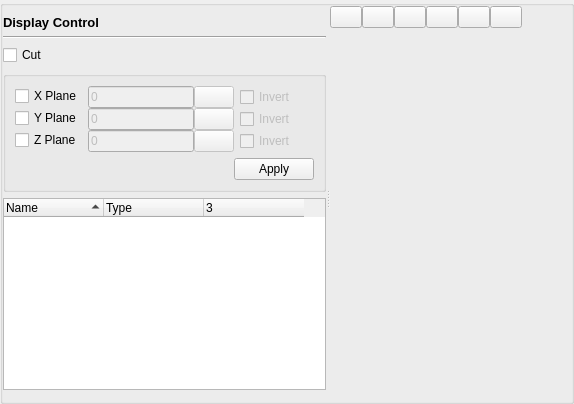
         <widget class="QGroupBox" name="groupBox_24">
          <property name="sizePolicy">
           <sizepolicy hsizetype="Expanding" vsizetype="Preferred">
            <horstretch>0</horstretch>
            <verstretch>0</verstretch>
           </sizepolicy>
          </property>
          <layout class="QVBoxLayout" name="verticalLayout_24">
           <property name="leftMargin">
            <number>0</number>
           </property>
           <property name="topMargin">
            <number>0</number>
           </property>
           <item>
            <widget class="QSplitter" name="renderingSplitter">
             <property name="sizePolicy">
              <sizepolicy hsizetype="Preferred" vsizetype="Preferred">
               <horstretch>0</horstretch>
               <verstretch>0</verstretch>
              </sizepolicy>
             </property>
             <property name="orientation">
              <enum>Qt::Horizontal</enum>
             </property>
             <widget class="QWidget" name="displayControl" native="true">
              <property name="minimumSize">
               <size>
                <width>0</width>
                <height>0</height>
               </size>
              </property>
              <layout class="QVBoxLayout" name="verticalLayout_3">
               <property name="topMargin">
                <number>9</number>
               </property>
               <property name="bottomMargin">
                <number>0</number>
               </property>
               <item>
                <widget class="QLabel" name="label_61">
                 <property name="font">
                  <font>
                   <pointsize>10</pointsize>
                   <bold>true</bold>
                  </font>
                 </property>
                 <property name="text">
                  <string>Display Control</string>
                 </property>
                </widget>
               </item>
               <item>
                <widget class="Line" name="line_10">
                 <property name="orientation">
                  <enum>Qt::Horizontal</enum>
                 </property>
                </widget>
               </item>
               <item>
                <widget class="QWidget" name="cutTool" native="true">
                 <layout class="QVBoxLayout" name="verticalLayout_7">
                  <property name="spacing">
                   <number>6</number>
                  </property>
                  <property name="leftMargin">
                   <number>0</number>
                  </property>
                  <property name="topMargin">
                   <number>0</number>
                  </property>
                  <property name="rightMargin">
                   <number>0</number>
                  </property>
                  <property name="bottomMargin">
                   <number>0</number>
                  </property>
                  <item>
                   <widget class="FolderHeader" name="cutHeader">
                    <property name="sizePolicy">
                     <sizepolicy hsizetype="Expanding" vsizetype="Fixed">
                      <horstretch>0</horstretch>
                      <verstretch>0</verstretch>
                     </sizepolicy>
                    </property>
                    <property name="font">
                     <font>
                      <bold>false</bold>
                     </font>
                    </property>
                    <property name="text">
                     <string>Cut</string>
                    </property>
                    <property name="checked">
                     <bool>false</bool>
                    </property>
                   </widget>
                  </item>
                  <item>
                   <widget class="QGroupBox" name="cut">
                    <layout class="QVBoxLayout" name="verticalLayout_21">
                     <item>
                      <widget class="QWidget" name="widget_8" native="true">
                       <layout class="QFormLayout" name="formLayout_2">
                        <property name="verticalSpacing">
                         <number>0</number>
                        </property>
                        <property name="leftMargin">
                         <number>0</number>
                        </property>
                        <property name="topMargin">
                         <number>0</number>
                        </property>
                        <property name="bottomMargin">
                         <number>0</number>
                        </property>
                        <item row="0" column="0">
                         <widget class="QCheckBox" name="cutX">
                          <property name="text">
                           <string>X Plane</string>
                          </property>
                         </widget>
                        </item>
                        <item row="0" column="1">
                         <widget class="QWidget" name="cutXPlane" native="true">
                          <property name="enabled">
                           <bool>false</bool>
                          </property>
                          <layout class="QHBoxLayout" name="horizontalLayout_6">
                           <property name="leftMargin">
                            <number>0</number>
                           </property>
                           <property name="topMargin">
                            <number>0</number>
                           </property>
                           <property name="rightMargin">
                            <number>9</number>
                           </property>
                           <property name="bottomMargin">
                            <number>0</number>
                           </property>
                           <item>
                            <widget class="QWidget" name="widget_10" native="true">
                             <layout class="QHBoxLayout" name="horizontalLayout_20">
                              <property name="spacing">
                               <number>0</number>
                              </property>
                              <property name="leftMargin">
                               <number>0</number>
                              </property>
                              <property name="topMargin">
                               <number>0</number>
                              </property>
                              <property name="rightMargin">
                               <number>0</number>
                              </property>
                              <property name="bottomMargin">
                               <number>0</number>
                              </property>
                              <item>
                               <widget class="QLineEdit" name="xCutPlane">
                                <property name="sizePolicy">
                                 <sizepolicy hsizetype="Preferred" vsizetype="Fixed">
                                  <horstretch>0</horstretch>
                                  <verstretch>0</verstretch>
                                 </sizepolicy>
                                </property>
                                <property name="text">
                                 <string>0</string>
                                </property>
                               </widget>
                              </item>
                              <item>
                               <widget class="QPushButton" name="xPlaneHandle">
                                <property name="text">
                                 <string/>
                                </property>
                                <property name="icon">
                                 <iconset resource="../../../resource.qrc">
                                  <normaloff>:/graphicsIcons/planeHandle.svg</normaloff>:/graphicsIcons/planeHandle.svg</iconset>
                                </property>
                                <property name="checkable">
                                 <bool>true</bool>
                                </property>
                                <attribute name="buttonGroup">
                                 <string notr="true">cutHandles</string>
                                </attribute>
                               </widget>
                              </item>
                             </layout>
                            </widget>
                           </item>
                           <item>
                            <widget class="QCheckBox" name="xCutInvert">
                             <property name="text">
                              <string>Invert</string>
                             </property>
                            </widget>
                           </item>
                          </layout>
                         </widget>
                        </item>
                        <item row="1" column="0">
                         <widget class="QCheckBox" name="cutY">
                          <property name="text">
                           <string>Y Plane</string>
                          </property>
                         </widget>
                        </item>
                        <item row="1" column="1">
                         <widget class="QWidget" name="cutYPlane" native="true">
                          <property name="enabled">
                           <bool>false</bool>
                          </property>
                          <layout class="QHBoxLayout" name="horizontalLayout_7">
                           <property name="leftMargin">
                            <number>0</number>
                           </property>
                           <property name="topMargin">
                            <number>0</number>
                           </property>
                           <property name="rightMargin">
                            <number>9</number>
                           </property>
                           <property name="bottomMargin">
                            <number>0</number>
                           </property>
                           <item>
                            <widget class="QWidget" name="widget_21" native="true">
                             <layout class="QHBoxLayout" name="horizontalLayout_21">
                              <property name="spacing">
                               <number>0</number>
                              </property>
                              <property name="leftMargin">
                               <number>0</number>
                              </property>
                              <property name="topMargin">
                               <number>0</number>
                              </property>
                              <property name="rightMargin">
                               <number>0</number>
                              </property>
                              <property name="bottomMargin">
                               <number>0</number>
                              </property>
                              <item>
                               <widget class="QLineEdit" name="yCutPlane">
                                <property name="sizePolicy">
                                 <sizepolicy hsizetype="Preferred" vsizetype="Fixed">
                                  <horstretch>0</horstretch>
                                  <verstretch>0</verstretch>
                                 </sizepolicy>
                                </property>
                                <property name="text">
                                 <string>0</string>
                                </property>
                               </widget>
                              </item>
                              <item>
                               <widget class="QPushButton" name="yPlaneHandle">
                                <property name="text">
                                 <string/>
                                </property>
                                <property name="icon">
                                 <iconset resource="../../../resource.qrc">
                                  <normaloff>:/graphicsIcons/planeHandle.svg</normaloff>:/graphicsIcons/planeHandle.svg</iconset>
                                </property>
                                <property name="checkable">
                                 <bool>true</bool>
                                </property>
                                <attribute name="buttonGroup">
                                 <string notr="true">cutHandles</string>
                                </attribute>
                               </widget>
                              </item>
                             </layout>
                            </widget>
                           </item>
                           <item>
                            <widget class="QCheckBox" name="yCutInvert">
                             <property name="text">
                              <string>Invert</string>
                             </property>
                            </widget>
                           </item>
                          </layout>
                         </widget>
                        </item>
                        <item row="2" column="0">
                         <widget class="QCheckBox" name="cutZ">
                          <property name="text">
                           <string>Z Plane</string>
                          </property>
                         </widget>
                        </item>
                        <item row="2" column="1">
                         <widget class="QWidget" name="cutZPlane" native="true">
                          <property name="enabled">
                           <bool>false</bool>
                          </property>
                          <layout class="QHBoxLayout" name="horizontalLayout_8">
                           <property name="leftMargin">
                            <number>0</number>
                           </property>
                           <property name="topMargin">
                            <number>0</number>
                           </property>
                           <property name="rightMargin">
                            <number>9</number>
                           </property>
                           <property name="bottomMargin">
                            <number>0</number>
                           </property>
                           <item>
                            <widget class="QWidget" name="widget_24" native="true">
                             <layout class="QHBoxLayout" name="horizontalLayout_22">
                              <property name="spacing">
                               <number>0</number>
                              </property>
                              <property name="leftMargin">
                               <number>0</number>
                              </property>
                              <property name="topMargin">
                               <number>0</number>
                              </property>
                              <property name="rightMargin">
                               <number>0</number>
                              </property>
                              <property name="bottomMargin">
                               <number>0</number>
                              </property>
                              <item>
                               <widget class="QLineEdit" name="zCutPlane">
                                <property name="sizePolicy">
                                 <sizepolicy hsizetype="Preferred" vsizetype="Fixed">
                                  <horstretch>0</horstretch>
                                  <verstretch>0</verstretch>
                                 </sizepolicy>
                                </property>
                                <property name="text">
                                 <string>0</string>
                                </property>
                               </widget>
                              </item>
                              <item>
                               <widget class="QPushButton" name="zPlaneHandle">
                                <property name="text">
                                 <string/>
                                </property>
                                <property name="icon">
                                 <iconset resource="../../../resource.qrc">
                                  <normaloff>:/graphicsIcons/planeHandle.svg</normaloff>:/graphicsIcons/planeHandle.svg</iconset>
                                </property>
                                <property name="checkable">
                                 <bool>true</bool>
                                </property>
                                <attribute name="buttonGroup">
                                 <string notr="true">cutHandles</string>
                                </attribute>
                               </widget>
                              </item>
                             </layout>
                            </widget>
                           </item>
                           <item>
                            <widget class="QCheckBox" name="zCutInvert">
                             <property name="text">
                              <string>Invert</string>
                             </property>
                            </widget>
                           </item>
                          </layout>
                         </widget>
                        </item>
                       </layout>
                      </widget>
                     </item>
                     <item>
                      <widget class="QWidget" name="widget_6" native="true">
                       <layout class="QHBoxLayout" name="horizontalLayout_19">
                        <property name="topMargin">
                         <number>0</number>
                        </property>
                        <property name="rightMargin">
                         <number>0</number>
                        </property>
                        <property name="bottomMargin">
                         <number>0</number>
                        </property>
                        <item>
                         <spacer name="horizontalSpacer_5">
                          <property name="orientation">
                           <enum>Qt::Horizontal</enum>
                          </property>
                          <property name="sizeHint" stdset="0">
                           <size>
                            <width>0</width>
                            <height>20</height>
                           </size>
                          </property>
                         </spacer>
                        </item>
                        <item>
                         <widget class="QPushButton" name="cutApply">
                          <property name="text">
                           <string>Apply</string>
                          </property>
                         </widget>
                        </item>
                       </layout>
                      </widget>
                     </item>
                    </layout>
                   </widget>
                  </item>
                 </layout>
                </widget>
               </item>
               <item>
                <widget class="QTreeWidget" name="actors">
                 <property name="contextMenuPolicy">
                  <enum>Qt::CustomContextMenu</enum>
                 </property>
                 <property name="editTriggers">
                  <set>QAbstractItemView::NoEditTriggers</set>
                 </property>
                 <property name="selectionMode">
                  <enum>QAbstractItemView::ExtendedSelection</enum>
                 </property>
                 <property name="sortingEnabled">
                  <bool>true</bool>
                 </property>
                 <property name="columnCount">
                  <number>3</number>
                 </property>
                 <attribute name="headerVisible">
                  <bool>true</bool>
                 </attribute>
                 <attribute name="headerStretchLastSection">
                  <bool>false</bool>
                 </attribute>
                 <column>
                  <property name="text">
                   <string>Name</string>
                  </property>
                 </column>
                 <column>
                  <property name="text">
                   <string>Type</string>
                  </property>
                 </column>
                 <column>
                  <property name="text">
                   <string/>
                  </property>
                 </column>
                </widget>
               </item>
              </layout>
             </widget>
             <widget class="QWidget" name="widget_2" native="true">
              <property name="sizePolicy">
               <sizepolicy hsizetype="Expanding" vsizetype="Preferred">
                <horstretch>0</horstretch>
                <verstretch>0</verstretch>
               </sizepolicy>
              </property>
              <layout class="QVBoxLayout" name="verticalLayout">
               <property name="spacing">
                <number>0</number>
               </property>
               <property name="leftMargin">
                <number>0</number>
               </property>
               <property name="topMargin">
                <number>0</number>
               </property>
               <property name="rightMargin">
                <number>0</number>
               </property>
               <property name="bottomMargin">
                <number>0</number>
               </property>
               <item>
                <widget class="QWidget" name="toolbar" native="true">
                 <property name="sizePolicy">
                  <sizepolicy hsizetype="Expanding" vsizetype="Minimum">
                   <horstretch>0</horstretch>
                   <verstretch>0</verstretch>
                  </sizepolicy>
                 </property>
                 <layout class="QHBoxLayout" name="horizontalLayout">
                  <property name="spacing">
                   <number>0</number>
                  </property>
                  <property name="leftMargin">
                   <number>0</number>
                  </property>
                  <property name="topMargin">
                   <number>0</number>
                  </property>
                  <property name="rightMargin">
                   <number>0</number>
                  </property>
                  <property name="bottomMargin">
                   <number>0</number>
                  </property>
                  <item>
                   <widget class="FlatPushButton" name="axis">
                    <property name="maximumSize">
                     <size>
                      <width>32</width>
                      <height>32</height>
                     </size>
                    </property>
                    <property name="icon">
                     <iconset resource="../../../resource.qrc">
                      <normaloff>:/graphicsIcons/noun-axis-405079</normaloff>:/graphicsIcons/noun-axis-405079</iconset>
                    </property>
                    <property name="iconSize">
                     <size>
                      <width>22</width>
                      <height>22</height>
                     </size>
                    </property>
                    <property name="checkable">
                     <bool>true</bool>
                    </property>
                    <property name="checked">
                     <bool>false</bool>
                    </property>
                   </widget>
                  </item>
                  <item>
                   <widget class="FlatPushButton" name="cubeAxis">
                    <property name="maximumSize">
                     <size>
                      <width>32</width>
                      <height>32</height>
                     </size>
                    </property>
                    <property name="icon">
                     <iconset>
                      <normaloff>:/graphicsIcons/ruler</normaloff>:/graphicsIcons/ruler</iconset>
                    </property>
                    <property name="iconSize">
                     <size>
                      <width>24</width>
                      <height>24</height>
                     </size>
                    </property>
                    <property name="checkable">
                     <bool>true</bool>
                    </property>
                   </widget>
                  </item>
                  <item>
                   <widget class="FlatPushButton" name="perspective">
                    <property name="maximumSize">
                     <size>
                      <width>32</width>
                      <height>32</height>
                     </size>
                    </property>
                    <property name="icon">
                     <iconset resource="../../../resource.qrc">
                      <normaloff>:/graphicsIcons/2d-label-icon.svg</normaloff>:/graphicsIcons/2d-label-icon.svg</iconset>
                    </property>
                    <property name="iconSize">
                     <size>
                      <width>24</width>
                      <height>24</height>
                     </size>
                    </property>
                    <property name="checkable">
                     <bool>true</bool>
                    </property>
                   </widget>
                  </item>
                  <item>
                   <widget class="FlatPushButton" name="fit">
                    <property name="maximumSize">
                     <size>
                      <width>32</width>
                      <height>32</height>
                     </size>
                    </property>
                    <property name="icon">
                     <iconset resource="../../../resource.qrc">
                      <normaloff>:/icons/expand.svg</normaloff>:/icons/expand.svg</iconset>
                    </property>
                    <property name="iconSize">
                     <size>
                      <width>24</width>
                      <height>24</height>
                     </size>
                    </property>
                   </widget>
                  </item>
                  <item>
                   <widget class="FlatPushButton" name="alignAxis">
                    <property name="maximumSize">
                     <size>
                      <width>32</width>
                      <height>32</height>
                     </size>
                    </property>
                    <property name="icon">
                     <iconset resource="../../../resource.qrc">
                      <normaloff>:/graphicsIcons/alignAxis.svg</normaloff>:/graphicsIcons/alignAxis.svg</iconset>
                    </property>
                    <property name="iconSize">
                     <size>
                      <width>24</width>
                      <height>24</height>
                     </size>
                    </property>
                   </widget>
                  </item>
                  <item>
                   <widget class="FlatPushButton" name="rotate">
                    <property name="maximumSize">
                     <size>
                      <width>32</width>
                      <height>32</height>
                     </size>
                    </property>
                    <property name="icon">
                     <iconset resource="../../../resource.qrc">
                      <normaloff>:/icons/reload.svg</normaloff>:/icons/reload.svg</iconset>
                    </property>
                    <property name="iconSize">
                     <size>
                      <width>24</width>
                      <height>24</height>
                     </size>
                    </property>
                   </widget>
                  </item>
                  <item>
                   <spacer name="horizontalSpacer">
                    <property name="orientation">
                     <enum>Qt::Horizontal</enum>
                    </property>
                    <property name="sizeHint" stdset="0">
                     <size>
                      <width>40</width>
                      <height>20</height>
                     </size>
                    </property>
                   </spacer>
                  </item>
                 </layout>
                </widget>
               </item>
               <item>
                <widget class="RenderingWidget" name="renderingView" native="true">
                 <property name="sizePolicy">
                  <sizepolicy hsizetype="Preferred" vsizetype="Expanding">
                   <horstretch>0</horstretch>
                   <verstretch>0</verstretch>
                  </sizepolicy>
                 </property>
                 <property name="contextMenuPolicy">
                  <enum>Qt::CustomContextMenu</enum>
                 </property>
                </widget>
               </item>
              </layout>
             </widget>
            </widget>
           </item>
          </layout>
         </widget>
